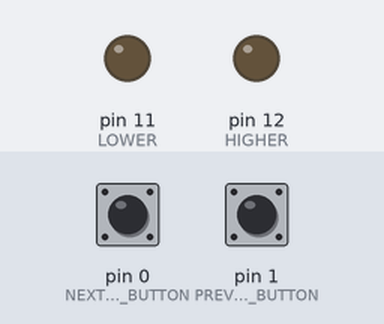
Bench run of a sketch on a simulated Arduino Uno, built with avr-gcc and run on an emulated ATmega328P. Parts: output pins drawn as LEDs (lit = HIGH). The inputs (shaded band) are chosen by the test bench; at power-on: pin 0 (NEXT_STEP_BUTTON) HIGH, pin 1 (PREV_STEP_BUTTON) HIGH.

Above: at 1.2 s.
1.3 s: pin 0 (NEXT_STEP_BUTTON) pulled LOW for 0.15 s
At 1.38 s:
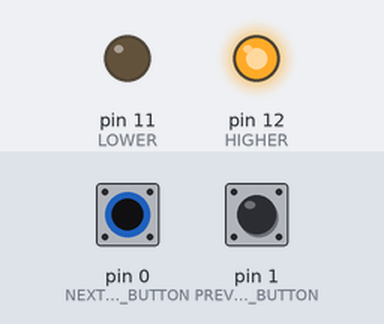
2.9 s: pin 1 (PREV_STEP_BUTTON) pulled LOW for 0.15 s
At 2.98 s:
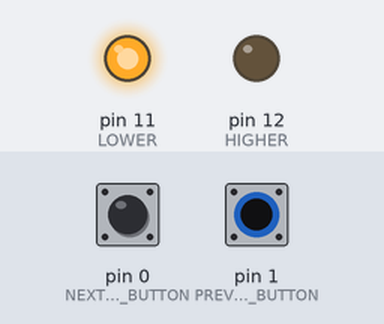
4.5 s: pin 1 (PREV_STEP_BUTTON) pulled LOW for 3.2 s
At 8.6 s:
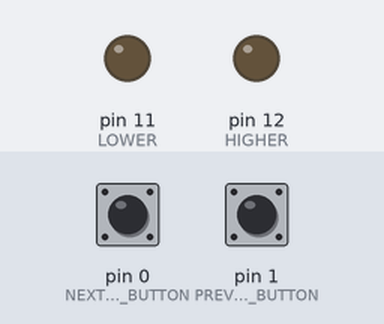
9.2 s: pin 0 (NEXT_STEP_BUTTON) pulled LOW for 3.2 s
At 9.7 s:
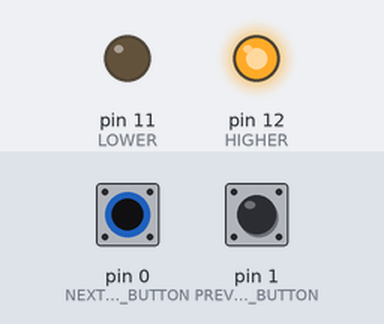
Timing chart, 0 to 13.9 s (numbered marks = the images above; inputs shaded):
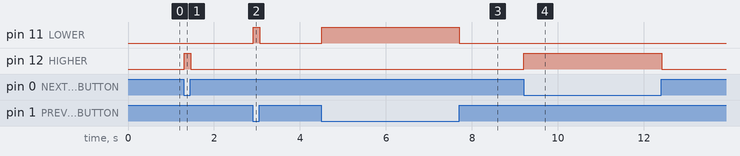

Measured:
- after the input at 1.3 s, pin 12 (HIGHER): LOW → HIGH at once, → LOW 0.15 s later
- after the input at 2.9 s, pin 11 (LOWER): LOW → HIGH at once, → LOW 0.15 s later
- after the input at 4.5 s, pin 11 (LOWER): LOW → HIGH at once, → LOW 3.2 s later
- after the input at 9.2 s, pin 12 (HIGHER): LOW → HIGH at once, → LOW 3.2 s later

The sketch:

ButtonTest.ino
```cpp
//Purpose: To test basic button functionality
//
//Status: Both buttons function properly, and the #defines
//          associate each button pin with the correct semantic
//          meaning

#include <Bounce.h>

#define LOWER                 11
#define HIGHER                12

#define PREV_STEP_BUTTON      1
#define NEXT_STEP_BUTTON      0

Bounce prevStepBounce = Bounce(PREV_STEP_BUTTON, 10);
Bounce nextStepBounce = Bounce(NEXT_STEP_BUTTON, 10);

void setup() {
  pinMode(LOWER, OUTPUT);
  pinMode(HIGHER, OUTPUT);

  pinMode(PREV_STEP_BUTTON, INPUT_PULLUP);
  pinMode(NEXT_STEP_BUTTON, INPUT_PULLUP);
}

void loop() {
  prevStepBounce.update();
  if (prevStepBounce.fallingEdge()) {
    digitalWrite(LOWER, HIGH);
    while (!prevStepBounce.risingEdge()) prevStepBounce.update();
    digitalWrite(LOWER, LOW);
  }

  nextStepBounce.update();
  if (nextStepBounce.fallingEdge()) {
    digitalWrite(HIGHER, HIGH);
    while (!nextStepBounce.risingEdge()) nextStepBounce.update();
    digitalWrite(HIGHER, LOW);
  }
}
```
